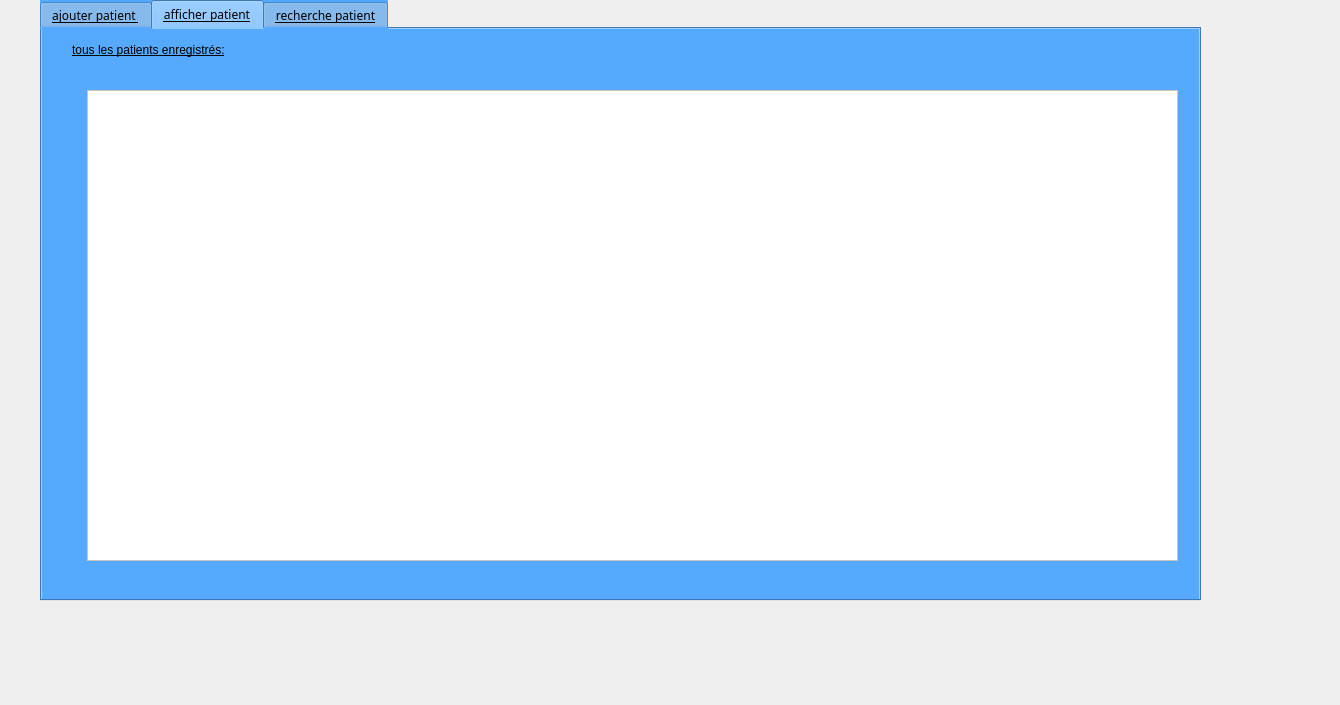
<?xml version="1.0" encoding="UTF-8"?>
<ui version="4.0">
 <class>tab_patient</class>
 <widget class="QWidget" name="tab_patient">
  <property name="geometry">
   <rect>
    <x>0</x>
    <y>0</y>
    <width>1340</width>
    <height>705</height>
   </rect>
  </property>
  <property name="windowTitle">
   <string>Form</string>
  </property>
  <widget class="QTabWidget" name="tabWidget">
   <property name="geometry">
    <rect>
     <x>40</x>
     <y>0</y>
     <width>1161</width>
     <height>601</height>
    </rect>
   </property>
   <property name="minimumSize">
    <size>
     <width>1161</width>
     <height>0</height>
    </size>
   </property>
   <property name="maximumSize">
    <size>
     <width>1161</width>
     <height>621</height>
    </size>
   </property>
   <property name="font">
    <font>
     <family>Arial Black</family>
     <pointsize>9</pointsize>
     <weight>10</weight>
     <italic>false</italic>
     <bold>false</bold>
     <underline>true</underline>
    </font>
   </property>
   <property name="acceptDrops">
    <bool>false</bool>
   </property>
   <property name="autoFillBackground">
    <bool>false</bool>
   </property>
   <property name="styleSheet">
    <string notr="true">background-color: rgb(85, 170, 255);
text-decoration: underline;
font: 87 9pt &quot;Arial Black&quot;;
image: url(:/Downloads/—Pngtree—doctors and medical teams wearing_5342449.png);
</string>
   </property>
   <property name="currentIndex">
    <number>1</number>
   </property>
   <property name="iconSize">
    <size>
     <width>12</width>
     <height>12</height>
    </size>
   </property>
   <property name="documentMode">
    <bool>false</bool>
   </property>
   <property name="tabsClosable">
    <bool>false</bool>
   </property>
   <property name="movable">
    <bool>false</bool>
   </property>
   <property name="tabBarAutoHide">
    <bool>true</bool>
   </property>
   <widget class="QWidget" name="tooo">
    <attribute name="title">
     <string>ajouter patient </string>
    </attribute>
    <widget class="QLabel" name="label">
     <property name="geometry">
      <rect>
       <x>40</x>
       <y>30</y>
       <width>81</width>
       <height>16</height>
      </rect>
     </property>
     <property name="font">
      <font>
       <family>Arial Black</family>
       <pointsize>9</pointsize>
       <weight>10</weight>
       <italic>false</italic>
       <bold>false</bold>
       <underline>true</underline>
      </font>
     </property>
     <property name="text">
      <string>Prenom</string>
     </property>
    </widget>
    <widget class="QLabel" name="label_2">
     <property name="geometry">
      <rect>
       <x>40</x>
       <y>80</y>
       <width>55</width>
       <height>16</height>
      </rect>
     </property>
     <property name="font">
      <font>
       <family>Arial Black</family>
       <pointsize>9</pointsize>
       <weight>10</weight>
       <italic>false</italic>
       <bold>false</bold>
       <underline>true</underline>
      </font>
     </property>
     <property name="text">
      <string>Nom</string>
     </property>
    </widget>
    <widget class="QLabel" name="label_3">
     <property name="geometry">
      <rect>
       <x>40</x>
       <y>150</y>
       <width>181</width>
       <height>16</height>
      </rect>
     </property>
     <property name="font">
      <font>
       <family>Arial Black</family>
       <pointsize>9</pointsize>
       <weight>10</weight>
       <italic>false</italic>
       <bold>false</bold>
       <underline>true</underline>
      </font>
     </property>
     <property name="text">
      <string>date de naissance</string>
     </property>
    </widget>
    <widget class="QLabel" name="label_4">
     <property name="geometry">
      <rect>
       <x>40</x>
       <y>290</y>
       <width>171</width>
       <height>16</height>
      </rect>
     </property>
     <property name="font">
      <font>
       <family>Arial Black</family>
       <pointsize>9</pointsize>
       <weight>10</weight>
       <italic>false</italic>
       <bold>false</bold>
       <underline>true</underline>
      </font>
     </property>
     <property name="text">
      <string>dossier medical</string>
     </property>
    </widget>
    <widget class="QLineEdit" name="Enom">
     <property name="geometry">
      <rect>
       <x>240</x>
       <y>30</y>
       <width>113</width>
       <height>22</height>
      </rect>
     </property>
    </widget>
    <widget class="QLineEdit" name="Eprenom">
     <property name="geometry">
      <rect>
       <x>240</x>
       <y>80</y>
       <width>113</width>
       <height>22</height>
      </rect>
     </property>
    </widget>
    <widget class="QSpinBox" name="Ej">
     <property name="geometry">
      <rect>
       <x>240</x>
       <y>140</y>
       <width>42</width>
       <height>22</height>
      </rect>
     </property>
    </widget>
    <widget class="QSpinBox" name="Em">
     <property name="geometry">
      <rect>
       <x>300</x>
       <y>140</y>
       <width>42</width>
       <height>22</height>
      </rect>
     </property>
    </widget>
    <widget class="QSpinBox" name="Ea">
     <property name="geometry">
      <rect>
       <x>360</x>
       <y>140</y>
       <width>42</width>
       <height>22</height>
      </rect>
     </property>
    </widget>
    <widget class="QLabel" name="label_6">
     <property name="geometry">
      <rect>
       <x>280</x>
       <y>290</y>
       <width>151</width>
       <height>20</height>
      </rect>
     </property>
     <property name="font">
      <font>
       <family>Arial Black</family>
       <pointsize>9</pointsize>
       <weight>10</weight>
       <italic>false</italic>
       <bold>false</bold>
       <underline>true</underline>
      </font>
     </property>
     <property name="text">
      <string>num de dossier</string>
     </property>
    </widget>
    <widget class="QLabel" name="label_7">
     <property name="geometry">
      <rect>
       <x>40</x>
       <y>220</y>
       <width>81</width>
       <height>16</height>
      </rect>
     </property>
     <property name="font">
      <font>
       <family>Arial Black</family>
       <pointsize>9</pointsize>
       <weight>10</weight>
       <italic>false</italic>
       <bold>false</bold>
       <underline>true</underline>
      </font>
     </property>
     <property name="text">
      <string>contacts</string>
     </property>
    </widget>
    <widget class="QLabel" name="label_8">
     <property name="geometry">
      <rect>
       <x>280</x>
       <y>360</y>
       <width>121</width>
       <height>16</height>
      </rect>
     </property>
     <property name="font">
      <font>
       <family>Arial Black</family>
       <pointsize>9</pointsize>
       <weight>10</weight>
       <italic>false</italic>
       <bold>false</bold>
       <underline>true</underline>
      </font>
     </property>
     <property name="text">
      <string>ajouter document</string>
     </property>
    </widget>
    <widget class="QLineEdit" name="Econtact">
     <property name="geometry">
      <rect>
       <x>240</x>
       <y>210</y>
       <width>181</width>
       <height>22</height>
      </rect>
     </property>
     <property name="text">
      <string/>
     </property>
    </widget>
    <widget class="QLineEdit" name="Enum">
     <property name="geometry">
      <rect>
       <x>420</x>
       <y>290</y>
       <width>201</width>
       <height>22</height>
      </rect>
     </property>
    </widget>
    <widget class="QKeySequenceEdit" name="keySequenceEdit">
     <property name="geometry">
      <rect>
       <x>420</x>
       <y>350</y>
       <width>321</width>
       <height>22</height>
      </rect>
     </property>
    </widget>
    <widget class="QPushButton" name="pushButton">
     <property name="geometry">
      <rect>
       <x>940</x>
       <y>430</y>
       <width>93</width>
       <height>28</height>
      </rect>
     </property>
     <property name="text">
      <string>confirmer</string>
     </property>
    </widget>
    <widget class="QPushButton" name="pushButton_5">
     <property name="geometry">
      <rect>
       <x>30</x>
       <y>490</y>
       <width>93</width>
       <height>28</height>
      </rect>
     </property>
     <property name="text">
      <string>retour</string>
     </property>
    </widget>
   </widget>
   <widget class="QWidget" name="tab">
    <attribute name="title">
     <string>afficher patient</string>
    </attribute>
    <widget class="QLabel" name="label_9">
     <property name="geometry">
      <rect>
       <x>30</x>
       <y>10</y>
       <width>211</width>
       <height>21</height>
      </rect>
     </property>
     <property name="text">
      <string>tous les patients enregistrés:</string>
     </property>
    </widget>
    <widget class="QTableView" name="tab_patient_2">
     <property name="geometry">
      <rect>
       <x>45</x>
       <y>61</y>
       <width>1091</width>
       <height>471</height>
      </rect>
     </property>
     <property name="styleSheet">
      <string notr="true">background-color: rgb(255, 255, 255);</string>
     </property>
    </widget>
   </widget>
   <widget class="QWidget" name="tab_2">
    <attribute name="title">
     <string>recherche patient</string>
    </attribute>
    <widget class="QLabel" name="label_5">
     <property name="geometry">
      <rect>
       <x>40</x>
       <y>210</y>
       <width>351</width>
       <height>41</height>
      </rect>
     </property>
     <property name="font">
      <font>
       <family>Arial Black</family>
       <pointsize>9</pointsize>
       <weight>10</weight>
       <italic>false</italic>
       <bold>false</bold>
       <underline>true</underline>
      </font>
     </property>
     <property name="text">
      <string>numero de dossier</string>
     </property>
    </widget>
    <widget class="QLineEdit" name="lineEdit">
     <property name="geometry">
      <rect>
       <x>300</x>
       <y>220</y>
       <width>351</width>
       <height>22</height>
      </rect>
     </property>
    </widget>
    <widget class="QPushButton" name="pushButton_3">
     <property name="geometry">
      <rect>
       <x>870</x>
       <y>440</y>
       <width>93</width>
       <height>28</height>
      </rect>
     </property>
     <property name="text">
      <string>modifier</string>
     </property>
    </widget>
    <widget class="QPushButton" name="supprimer">
     <property name="geometry">
      <rect>
       <x>1010</x>
       <y>440</y>
       <width>93</width>
       <height>28</height>
      </rect>
     </property>
     <property name="text">
      <string>supprimer</string>
     </property>
    </widget>
   </widget>
  </widget>
 </widget>
 <resources/>
 <connections/>
</ui>
